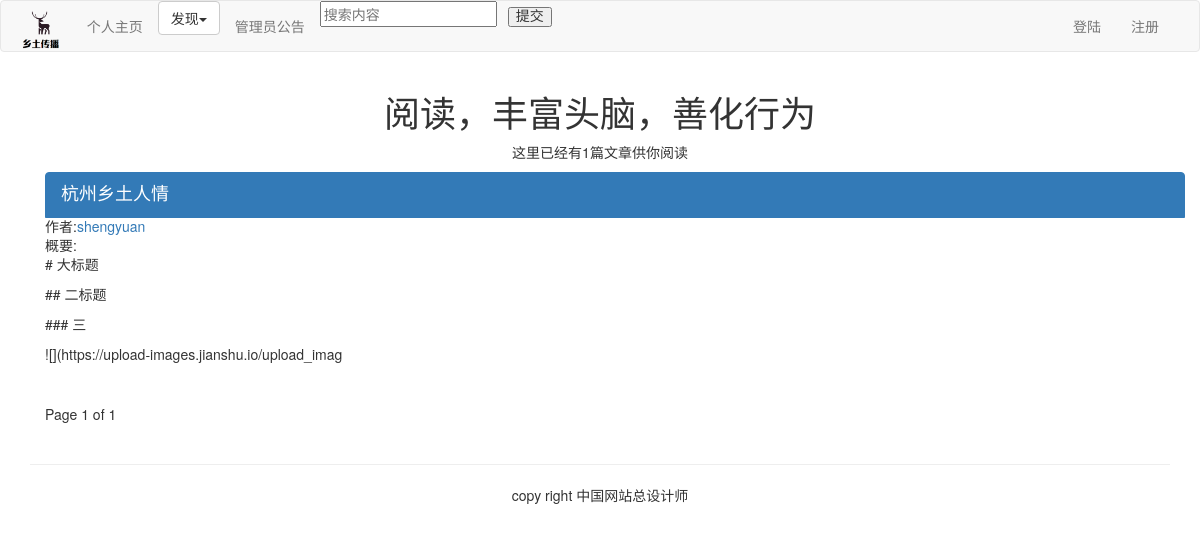
Page /article/list-article-titles/ on the earlier database version.
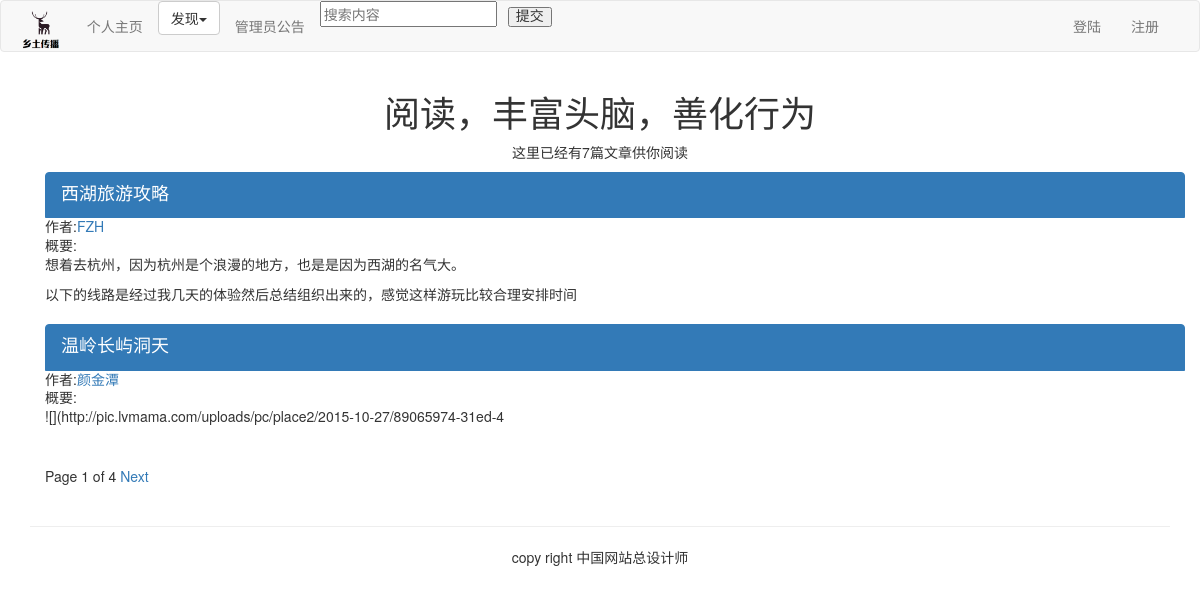
Same page on the later database version.
### article/models.py (models this page shows, shortened)
class ArticlePost(models.Model):
    author = models.ForeignKey(User, on_delete=models.CASCADE, related_name="article")
    title = models.CharField(max_length=200)
    slug = models.SlugField(max_length=500)
    column = models.ForeignKey(ArticleColumn, on_delete=models.CASCADE, related_name="article_column")
    body = models.TextField()
    created = models.DateTimeField(default=timezone.now)
    updated = models.DateTimeField(auto_now=True)
    users_like = models.ManyToManyField(User, related_name="articles_like", blank=True)
    article_tag = models.ManyToManyField(ArticleTag, related_name='article_tag', blank=True)
    class Meta:
        ordering = ("-updated",)
        index_together = (('id', 'slug'),)
    def get_url_path(self):
        return reverse("article:article_content", args=[self.id, self.slug])

### article/list_views.py (the view)
# urls.py: path('list-article-titles/', list_views.article_titles, name="article_titles"),
def article_titles(request, username=None):
    if username:
        user = User.objects.get(username=username)
        articles_title = ArticlePost.objects.filter(author=user)
        try:
            userinfo = user.userinfo
        except:
            userinfo = None
    else:
        articles_title = ArticlePost.objects.all()
    paginator = Paginator(articles_title, 2)
    page = request.GET.get('page')# 获得page
    try:
        current_page = paginator.page(page)
        articles = current_page.object_list
    except PageNotAnInteger:
        current_page = paginator.page(1)
        articles = current_page.object_list
    except EmptyPage:
        current_page = paginator.page(paginator.num_pages)
        articles = current_page.object_list
    if username:
        return render(request, "article/list/author_articles.html", {"articles": articles, "page": current_page, "userinfo": userinfo, "user": user})
    return render(request, "article/list/article_titles.html", {"articles": articles, "page": current_page})

### article/templatetags/article_tags.py (called while the page is built)
@register.simple_tag
def total_articles():
    return ArticlePost.objects.count()

### templates/article/list/article_titles.html (shortened to what this page needs)
{% extends "base.html" %}
{% load article_tags %}
{% block content %}
<div class="row text-center vertical-middle-sm">
    <h1>阅读，丰富头脑，善化行为</h1>
    <p>这里已经有{% total_articles %}篇文章供你阅读</p>
</div>
<div class="container">
    {% for article in articles %}
    <div class="list-group">
        <a href="{{article.get_url_path}}" class="list-group-item active">
            <h4 class="list-group-item-heading">{{article.title}}</h4>
        </a>
        <p class="list-group-item-text">作者:<a href="{% url 'article:author_articles' article.author.username %}">{{article.author.username}}</a></p>
        <p class="list-group-item-text">概要:{{article.body|slice:'70'| linebreaks}}</p>
    </div>
    {% endfor %}
    {% include "paginator.html" %}
</div>
{% endblock %}

### templates/base.html (shortened to what this page needs)
{% load staticfiles %}
<!DOCTYPE html>
<html lang="zh-cn">
<head>
    <link rel="stylesheet" href="{% static 'css/bootstrap.css' %}">
    <link rel="stylesheet" href="{% static 'css/highlight.css' %}">
</head>
<body >
{% include "header.html" %}
<div class="container" >
    {% block content %} {% endblock %}
</div>
{% include "footer.html" %}
</body>
</html>

### templates/header.html (shortened to what this page needs)
{% load staticfiles %}
    <nav class="navbar navbar-default" role="navigation">
        <div class="container-fluid">
        <div class="navbar-header">
            <a href="#"><img src="{% static '/images/logo.png' %}" height ="50px"></a>
        </div>
        <div>
            <ul class="nav navbar-nav" role="navigation">
                <li><a href="{% url 'home' %}">个人主页</a></li>
                <li>
                	<div class="dropdown">
                	<button class="btn btn-default dropdown-toggle" type="button" id='dropdownMenu' data-toggle='dropdown'>发现<span class='caret'></span></button>
	            	</div>
	        	</li>
	        	<li><a href="{% url 'blog:blog_list' %}">管理员公告</a></li>
	            <li>
       				<input  type="text" placeholder="搜索内容" / ><span class="glyphicon glyphicon-search"><button>提交</button></span>
				</li>
            </ul>
            <ul class="nav navbar-nav navbar-right" style="margin-right:10px">
                {% if user.is_authenticated %}
                <li>
                    <div class="dropdown" style="margin-top:8px">
                        <button class='btn btn-default dropdown-toggle' type='button' id='dropdownMenu' data-toggle='dropdown'>
                            {{ user.username }}<span class='caret'></span>
                        </button>
                        <ul class="dropdown-menu">
                            <li><a href="{% url 'account:my_information' %}">个人信息</a></li>
                            <li><a href="{% url 'account:edit_my_information' %}">完善信息</a></li>
                            <li><a href="{% url 'account:password_change' %}">修改密码</a></li>
                            <li><a href="{% url 'account:password_reset' %}">密码重置</a></li>
                            <li><a href="{% url 'article:article_column' %}">后台管理</a></li>
                        </ul>
                    </div>
                </li>
                <li><a href="{% url 'account:user_logout' %}">登出</a></li>
                {% else %}
                <li><a href="{% url 'account:user_login' %}">登陆</a></li>
                <li><a href="{% url 'account:user_register' %}">注册</a></li>
                {% endif %}
            </ul>
        </div>
    </div>
    </nav>

### templates/paginator.html (shortened to what this page needs)
<div class="pagination">
    <span class="step-links">
        <span class="current">
            Page {{ page.number }} of {{ page.paginator.num_pages }}
        </span>
        {% if page.has_next %}
        <a href="?page={{ page.next_page_number }}">Next</a> {% endif %}
    </span>
</div>

### templates/footer.html
<div class="container">
    <hr>
    <p class="text-center">copy right 中国网站总设计师</p>
</div>

Differences in the rows shown:
no longer on this page (row unchanged): ArticlePost: title "杭州乡土人情", author.username "shengyuan", body "# 大标题 ## 二标题 ### 三 ![](https://upload-images.jianshu.io/upload_imag"
added ArticlePost: title "西湖旅游攻略", author.username "FZH", body "想着去杭州，因为杭州是个浪漫的地方，也是是因为西湖的名气大。 以下的线路是经过我几天的体验然后总结组织出来的，感觉这样游玩比较合理安排时间"
added ArticlePost: title "温岭长屿洞天", author.username "颜金潭", body "![](http://pic.lvmama.com/uploads/pc/place2/2015-10-27/89065974-31ed-4"
Other differences:
{{ page.paginator.num_pages }}: "1" → "4"
text no longer shown: "1"
text now shown: "7 Next"
